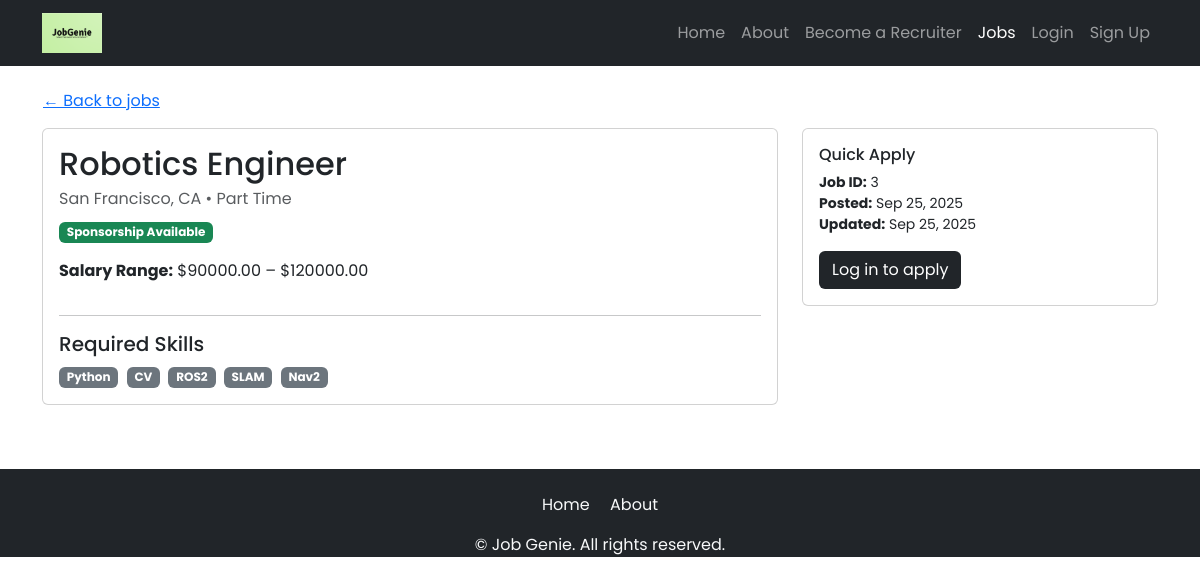
Screenshot of /jobs/3/ with the database file from the repository.
### jobs/models.py (models this page shows, shortened)
class Job(models.Model):
    JOB_TYPES = [
        ('FT', 'Full Time'),
        ('PT', 'Part Time'),
        ('IN', 'Internship'),
        ('CT', 'Contractor'),
    ]
    REMOTE_TYPES = [
        ('ON', 'On-site'),
        ('RE', 'Remote'),
        ('HY', 'Hybrid'),
    ]
    SPONSORSHIP_OPT = [
        ('YES', 'Sponsorship Available'),
        ('NO', 'No Sponsorship'),
    ]
    recruiter = models.ForeignKey(
    Recruiter,
    on_delete=models.CASCADE,
    related_name="jobs",
    null=True,
    blank=True
    )
    title = models.CharField(max_length=255)
    company_name = models.CharField(max_length=255, blank=True, default="")
    skills = models.TextField(help_text="List required skills, separated by commas", blank=True, default="")
    location = models.CharField(max_length=255)
    salary_min = models.DecimalField(max_digits=10, decimal_places=2, null=True, blank=True)
    salary_max = models.DecimalField(max_digits=10, decimal_places=2, null=True, blank=True)
    job_type = models.CharField(max_length=2, choices=JOB_TYPES)
    visa_sponsorship = models.CharField(max_length=3, choices=SPONSORSHIP_OPT, default='NO')
    remote_type = models.CharField(max_length=2, choices=REMOTE_TYPES, default='ON')
    created_at = models.DateTimeField(auto_now_add=True)
    updated_at = models.DateTimeField(auto_now=True)
    @property
    def skill_list(self):
        return [s.strip() for s in self.skills.split(',')] if self.skills else []
    class Meta:
        indexes = [
            models.Index(fields=['job_type']),
            models.Index(fields=['remote_type']),
            models.Index(fields=['location']),
        ]
        ordering = ['-created_at']

### jobs/views.py (the view)
# urls.py: path('<int:pk>/', JobDetailView.as_view(), name='job_detail'),
class JobDetailView(DetailView):
    model = Job
    template_name = 'jobs/job_detail.html'
    context_object_name = 'job'
    def get_context_data(self, **kwargs):
        ctx = super().get_context_data(**kwargs)
        if self.request.user.is_authenticated:
            ctx['application'] = Application.objects.filter(
                job=self.object, candidate=self.request.user
            ).first()
        return ctx

### jobs/templates/jobs/job_detail.html (shortened to what this page needs)
{% extends 'base.html' %}
{% load static %}
{% block content %}
<div class="p-3">
  <div class="container">
    <a href="{% url 'job_list' %}" class="btn btn-link ps-0">← Back to jobs</a>
    <div class="row mt-2">
      <div class="col-lg-8">
        <div class="card p-3">
          <h2 class="mb-1">{{ job.title }}</h2>
          <div class="mb-2 text-muted">
            {{ job.location }} • {{ job.get_job_type_display }}
          </div>
          <div class="mb-3">
            <span class="badge {% if job.visa_sponsorship == 'YES' %}bg-success{% else %}bg-dark{% endif %}">
              {{ job.get_visa_sponsorship_display }}
            </span>
          </div>
          {% if job.salary_min or job.salary_max %}
            <p><strong>Salary Range:</strong>
              ${{ job.salary_min|default:"?" }} – ${{ job.salary_max|default:"?" }}
            </p>
          {% endif %}
          <hr>
          <h5>Required Skills</h5>
          <p class="mb-0">
            {% if job.skills %}
              {% for s in job.skill_list %}
                <span class="badge bg-secondary me-1">{{ s }}</span>
              {% endfor %}
            {% else %}
              <em>Not specified.</em>
            {% endif %}
          </p>
        </div>
      </div>
      <div class="col-lg-4 mt-3 mt-lg-0">
        <div class="card p-3">
          <h6 class="mb-2">Quick Apply</h6>
          <ul class="list-unstyled mb-0 small">
            <li><strong>Job ID:</strong> {{ job.id }}</li>
            <li><strong>Posted:</strong> {{ job.created_at|date:"M j, Y" }}</li>
            <li><strong>Updated:</strong> {{ job.updated_at|date:"M j, Y" }}</li>
          </ul>
          <div class="mt-3">
            {% if user.is_authenticated %}
              {% if application %}
                {% if application.note %}
                  <div class="mb-2">
                    <strong>Your Note:</strong>
                    <div class="border rounded p-2 bg-light">
                      {{ application.note }}
                    </div>
                  </div>
                {% endif %}
                <div class="alert alert-warning mt-3">
                  You already applied to this job.
                </div>
              {% else %}
                <form method="post" action="{% url 'apply_to_job' job.id %}">
                  {% csrf_token %}
                  <textarea name="note" class="form-control mb-2" rows="3" placeholder="Write a short note..."></textarea>
                  <button type="submit" class="btn bg-dark text-white">Apply</button>
                </form>
              {% endif %}
            {% else %}
              <a href="{% url 'accounts.login' %}" class="btn bg-dark text-white">Log in to apply</a>
            {% endif %}
          </div>
        </div>
      </div>
    </div>
  </div>
</div>
{% endblock content %}

### jobgenie/static/css/style.css (style rules this page uses)
body { font-family: 'Poppins', sans-serif; }

### rows the page displays
Job: title "Robotics Engineer", location "San Francisco, CA", job_type "Part Time", visa_sponsorship "Sponsorship Available", salary_min "90000.00", salary_max "120000.00", id "3", created_at "Sep 25, 2025", updated_at "Sep 25, 2025"

### other values shown
{{ s }} "Python" "CV" "ROS2" "SLAM" "Nav2"
